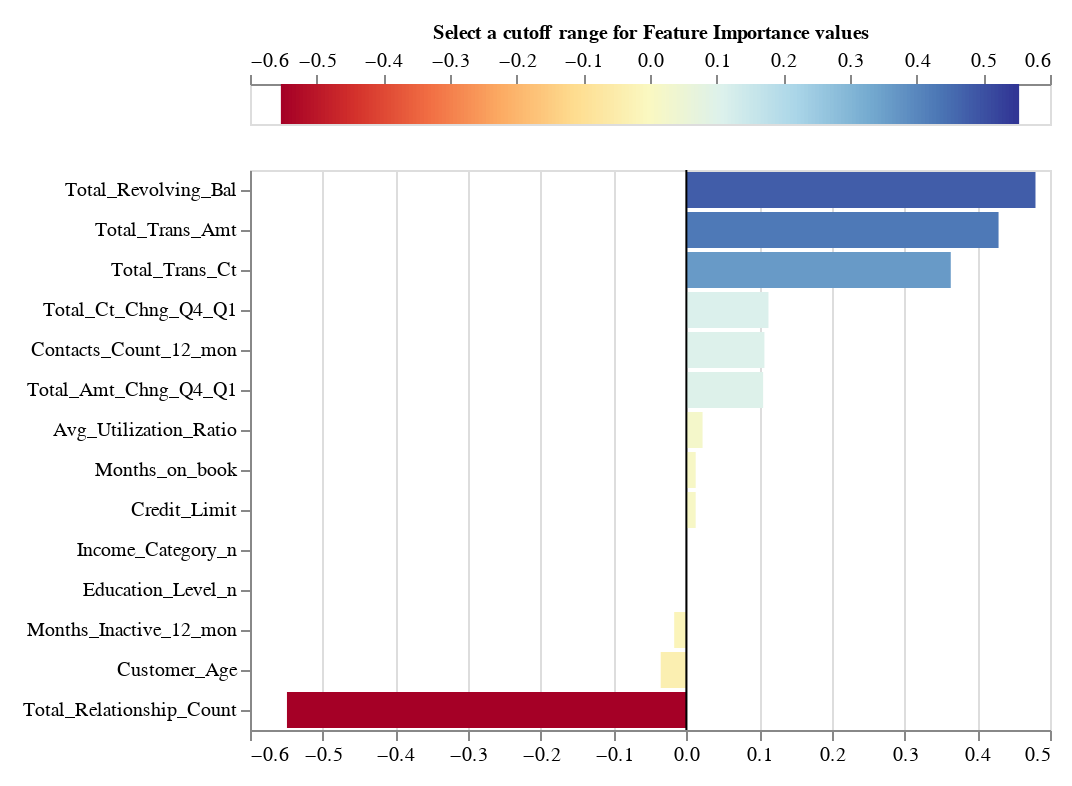

Source (notebook cell):
### Code cell
### Correct remain
idx = 15
inst = X_test.iloc[idx].values
print('Instance ',X_test[imp_features].iloc[idx])
print('True class ',y_test.iloc[idx])
print('Predicted class ', fit.predict(inst.reshape(1, -1)))
exp = shapExplainer.explain(inst)
exp.plot_features_importance()

### Figure 1 — Vega-Lite specification as saved in the notebook (floating-point values rounded to 4 significant figures; data arrays with more than 128 entries replaced by an {"elided": "..."} marker saying what was removed)
{"config": {"view": {"continuousWidth": 400, "continuousHeight": 300}, "axis": {"labelFontSize": 10, "labelLimit": 225.0}}, "vconcat": [{"layer": [{"data": {"name": "data-659fe6cd93d627fe9e94baafc64cdef8"}, "mark": {"type": "rule", "strokeWidth": 3}, "encoding": {"color": {"field": "xValue", "legend": null, "scale": {"domain": [-0.5492, 0.5492], "domainMid": 0, "scheme": "redyellowblue"}, "type": "quantitative"}, "x": {"axis": {"orient": "top", "titleFontSize": 10}, "field": "xValue", "title": "Select a cutoff range for Feature Importance values ", "type": "quantitative"}}}, {"data": {"name": "data-c7bc3ae69e1253e8223f70a11d04b99d"}, "mark": {"type": "rect", "color": "black", "height": 20, "opacity": 0.4, "tooltip": true}, "encoding": {"x": {"field": "x_min", "type": "quantitative"}, "x2": {"field": "x_max"}, "y": {"axis": null, "field": "y", "type": "quantitative"}}, "selection": {"Cutter": {"type": "single", "fields": ["cutoff"], "bind": {"input": "range", "max": 0.5492, "min": 0, "name": "Importance cutoff value (±) ", "step": 0.01098}, "init": {"cutoff": 0.0}}}, "transform": [{"calculate": "(-Cutter.cutoff)", "as": "x_min"}, {"calculate": "Cutter.cutoff", "as": "x_max"}]}], "height": 20}, {"layer": [{"data": {"name": "data-dd1326506a15eb7e8e5d41423d6d3d44"}, "mark": "bar", "encoding": {"color": {"field": "value", "legend": null, "scale": {"domain": [-0.5492, 0.5492], "domainMid": 0, "scheme": "blueorange"}, "type": "quantitative"}, "tooltip": [{"field": "name", "title": "Feature", "type": "nominal"}, {"field": "value", "title": "Importance", "type": "quantitative"}], "x": {"field": "value", "title": null, "type": "quantitative"}, "y": {"field": "name", "sort": {"field": "value", "op": "mean", "order": "descending"}, "title": null, "type": "nominal"}}, "selection": {"Cutter": {"type": "single", "fields": ["cutoff"], "bind": {"input": "range", "max": 0.5492, "min": 0, "name": "Importance cutoff value (±) ", "step": 0.01098}, "init": {"cutoff": 0.0}}}, "transform": [{"filter": "((datum.value > Cutter.cutoff) || (datum.value < (-Cutter.cutoff)))"}]}, {"data": {"name": "data-9c00aa9dc2b1c1a0b4bf9b34ead12925"}, "mark": "rule", "encoding": {"x": {"field": "x", "type": "quantitative"}}}]}], "padding": 10, "$schema": "https://vega.github.io/schema/vega-lite/v4.17.0.json", "datasets": {"data-659fe6cd93d627fe9e94baafc64cdef8": {"elided": "201 records"}, "data-c7bc3ae69e1253e8223f70a11d04b99d": [{"y": 0, "x": -0.5, "x2": 0.5}], "data-dd1326506a15eb7e8e5d41423d6d3d44": [{"name": "Avg_Utilization_Ratio", "value": 0.02229}, {"name": "Contacts_Count_12_mon", "value": 0.1073}, {"name": "Credit_Limit", "value": 0.01279}, {"name": "Customer_Age", "value": -0.03528}, {"name": "Dependent_count", "value": 0.0}, {"name": "Education_Level_n", "value": 7.511e-06}, {"name": "Income_Category_n", "value": 6.457e-05}, {"name": "Months_Inactive_12_mon", "value": -0.01674}, {"name": "Months_on_book", "value": 0.01281}, {"name": "Total_Amt_Chng_Q4_Q1", "value": 0.1056}, {"name": "Total_Ct_Chng_Q4_Q1", "value": 0.1129}, {"name": "Total_Relationship_Count", "value": -0.5492}, {"name": "Total_Revolving_Bal", "value": 0.48}, {"name": "Total_Trans_Amt", "value": 0.4293}, {"name": "Total_Trans_Ct", "value": 0.3636}], "data-9c00aa9dc2b1c1a0b4bf9b34ead12925": [{"x": 0}]}}
